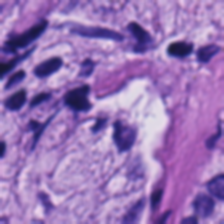
#> input picture figuras/example_GB.png, 224 x 224 px, given in place of ER_PATIENT_00083_17472_27888_5729_20251006_161912_797233.png, which was not available
$ python test.py
#> lines starting #> are read from the running program, lines starting #| are printed output that depends on the picture; after the words box and inside, x2 and y2 are one past the last pixel; in counts of white or black regions, pixels touching at a corner belong together; pictures that were not available may be replaced by others from this repository, and a replacement may not be noted
import cv2
import numpy as np
from pathlib import Path

def overlay_mask_edges(
    image_path: str,
    mask_path: str,
    out_path: str = None,
    color=(0, 0, 255),   # BGR -> red
    thickness: int = 2,  # edge line thickness in pixels
    alpha: float = 1.0   # 1.0 = solid red line; <1.0 = semi-transparent
):
    """
    Draws the boundary of a binary mask on the image.

    Parameters
    ----------
    image_path : str
        Path to the base image (RGB/BGR/gray).
    mask_path : str
        Path to the mask (PNG). Can be binary, grayscale, or RGBA; non-zero/alpha are treated as 'inside'.
    out_path : str, optional
        If provided, saves result to this path. If None, shows a preview window.
    color : tuple(int,int,int)
        BGR color for the edge (default = red).
    thickness : int
        Line thickness in pixels.
    alpha : float
        Opacity of the edge when blended. 1.0 is opaque; e.g. 0.6 is semi-transparent.
    """
#> called with out_path = 'overlay_edges.png', color = (0, 0, 255), thickness = 2, alpha = 1
    # --- 1) Load image and mask ---
    img = cv2.imread(image_path, cv2.IMREAD_COLOR)  # BGR
#> img is the input picture: shape (224, 224, 3); mean B, G, R 181.8, 115.9, 152.5
    if img is None:
        raise ValueError(f"Could not read image: {image_path}")

    # Read mask with unchanged flag to keep alpha if present
    m = cv2.imread(mask_path, cv2.IMREAD_UNCHANGED)
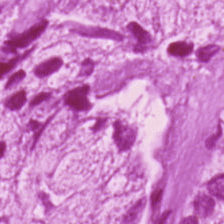
#> input picture figuras/example_HED.png, 224 x 224 px, given in place of ER_PATIENT_00083_17472_27888_5729_20251006_161912_797233.png, which was not available
#> m is the input picture: shape (224, 224, 3); mean B, G, R 194.9, 129.5, 201.8
    if m is None:
        raise ValueError(f"Could not read mask: {mask_path}")

    # --- 2) Convert mask to a single-channel binary (0/255) ---
    # If mask has 4 channels (e.g., RGBA), use alpha channel as the mask
    if m.ndim == 3 and m.shape[2] == 4:
        mask_gray = m[:, :, 3]
    elif m.ndim == 3:
        # Take one channel and threshold
        mask_gray = cv2.cvtColor(m, cv2.COLOR_BGR2GRAY)
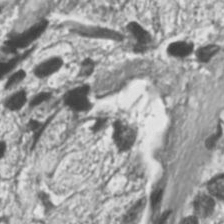
#> mask_gray: shape (224, 224); min 59, max 236, mean 158.6
    else:
        mask_gray = m

    # Threshold: any non-zero is considered 'inside'
    _, mask_bin = cv2.threshold(mask_gray, 0, 255, cv2.THRESH_BINARY)
#> mask_bin: shape (224, 224); every value is 255

    # --- 3) Check sizes (mask and image must match) ---
    if mask_bin.shape[:2] != img.shape[:2]:
        raise ValueError(
            f"Size mismatch: image={img.shape[:2]} vs mask={mask_bin.shape[:2]}.\n"
            "Please ensure the mask is the same size as the image."
        )

    # --- 4) Find mask boundary as contours (sub-pixel safe and crisp) ---
    # You could also use morphological gradient, but contours give very clean edges.
    contours, _ = cv2.findContours(mask_bin, cv2.RETR_EXTERNAL, cv2.CHAIN_APPROX_NONE)
#> contours = 1 contour; box (x1, y1, x2, y2) and area: (0, 0, 224, 224) 49729

    # --- 5) Draw edges on an overlay, then blend if alpha < 1.0 ---
    overlay = img.copy()
    cv2.drawContours(overlay, contours, contourIdx=-1, color=color, thickness=thickness)
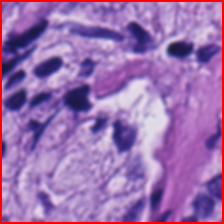
#> overlay: shape (224, 224, 3); 3.54% of pixels changed, all inside (x1, y1, x2, y2) = (0, 0, 224, 224)

    if alpha >= 1.0:
        result = overlay
    else:
        result = cv2.addWeighted(overlay, alpha, img, 1.0 - alpha, 0.0)

    # --- 6) Save or show ---
    if out_path is None:
        # Quick preview (press any key to close)
        cv2.imshow("Mask edges overlay", result)
        cv2.waitKey(0)
        cv2.destroyAllWindows()
    else:
        Path(out_path).parent.mkdir(parents=True, exist_ok=True)
        cv2.imwrite(out_path, result)
        print(f"Saved: {out_path}")

    return result

# [11 lines of commented-out code are left out]
if __name__ == "__main__":
    # Example usage
    result = overlay_mask_edges(
        image_path=r"D:\Usuario\Desktop\Base_de_dados\MASTER_90\CANCER\CANCER_PATIENT_00083_17472_27888_5729_20251006_161912_797233.png",
        mask_path=r"D:\Usuario\Desktop\Base_de_dados\MASTER_90\CANCER_MASK\CANCER_PATIENT_00083_17472_27888_5729_20251006_161912_797233.png",
        out_path="overlay_edges.png",
        color=(0, 0, 255),   # red (BGR)
        thickness=2,
        alpha=1.0
    )
